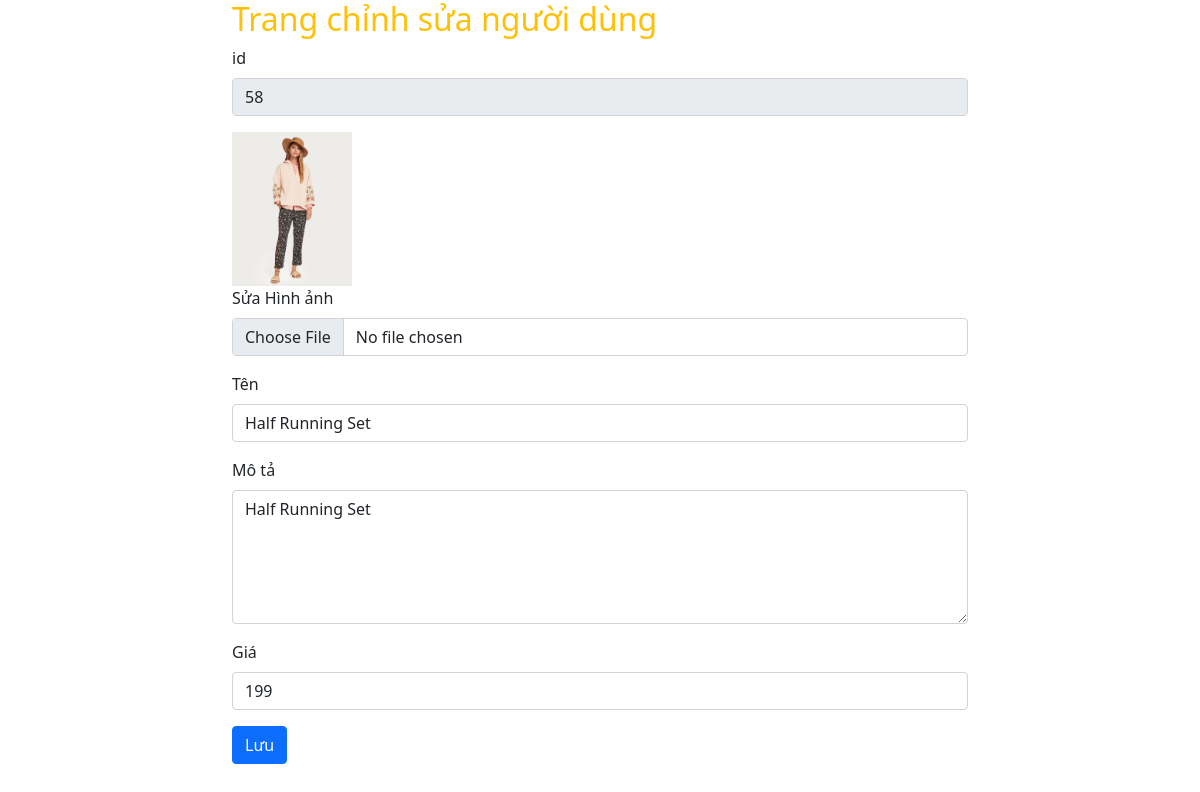
The page /products/edit.php?id=58 on the database its author committed.
### tables this page shows
CREATE TABLE `products` (
  `id` int(11) NOT NULL,
  `name` varchar(50) NOT NULL,
  `description` text NOT NULL,
  `price` int(11) NOT NULL,
  `image` varchar(255) NOT NULL,
  `created_at` timestamp NOT NULL DEFAULT current_timestamp(),
  `updated_at` timestamp NOT NULL DEFAULT current_timestamp(),
  `isFeatured` tinyint(1) DEFAULT NULL
);

### funcitions.php (called while the page is built, shortened)
<?php
$domain_name= explode('/',$_SERVER ['REQUEST_URI'])[1];

### products/edit.php (the view, shortened to what this page needs)
<?php
    include_once "../dbconnect.php";
    include_once "../funcitions.php";
   $id=$_GET['id'];
   $queryCat= "SELECT * FROM products where id =$id";
   $result=mysqli_query($con,$queryCat);
   $productRow=$result->fetch_assoc();
  ?>
               <?php include_once("../inclus/header.php") ?>
                <h1 class="fs-2 text-warning">Trang chỉnh sửa người dùng </h1>
                <form action="" method="post" enctype="multipart/form-data">
                <div class="mb-3">
  <label for="id" class="form-label">id</label>
  <input value="<?php echo $productRow['id']?>"readonly type="text" class="form-control" name="id" name="name" id='id'>
</div>
<div class="mb-3">
    <?php if ($productRow['image']):?>
      <img style="max-width:120px" src="<?php echo "/".$domain_name.$productRow['image']?>" alt="">
      <?php endif;?>
      <div>
        <label for="image_upload" class="form-label">Sửa Hình ảnh </label>
        <input type="file"  class="form-control" id="image_upload" name="fileToUpload">
      </div>
</div>
        <div class="mb-3">
  <label for="name" class="form-label">Tên</label>
  <input value="<?php echo $productRow ['name']?>" type="text"  name="name" class="form-control" id="name">
</div>
<div class="mb-3">
  <label for="description"class="form-label">Mô tả </label>
  <textarea class="form-control" id="description"name="description" rows="5"><?php echo $productRow['description']; ?></textarea>
</div>
<div class="mb-3">
  <label for="price"class="form-label"> Giá </label>
  <input value="<?php echo $productRow ['price']?>" type="text"  name="price" class="form-control" id="price">
</div>
<input type="submit" class="btn btn-primary" name="save" value="Lưu">
            </form>
            <?php include_once("../inclus/footer.php") ?>

### rows shown on the page
products: id "58", image (picture), name "Half Running Set", description "Half Running Set", price "199"
